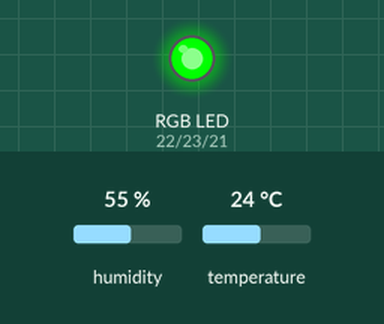
This sketch was run on a simulated ESP32. On the bench: an RGB LED mixed from three pins (HIGH = lit). Inputs (shaded band) come from the test bench; at power-on: temperature 24 °C, humidity 55 %. Dim RGB values are drawn brighter than linear; WiFi joins after 1.5 s; servers stay silent unless stated; no MQTT or app messages arrive unless stated; what the sketch prints to the serial monitor is not drawn.

Above: at 2.7 s.
2.8 s: temperature set to 27 °C
At 12.4 s:
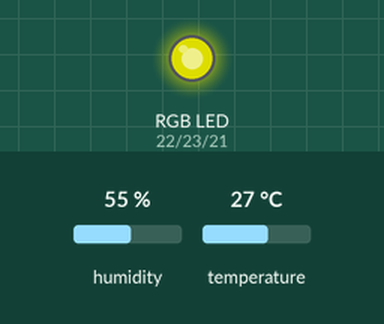
13.1 s: temperature set to 12 °C
At 22.1 s:
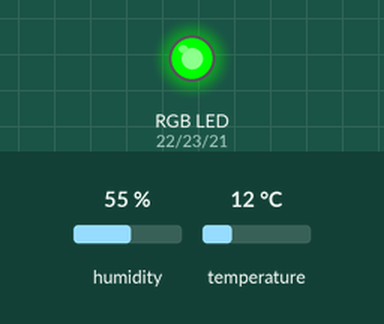
23.1 s: temperature set to 33 °C
At 33.1 s:
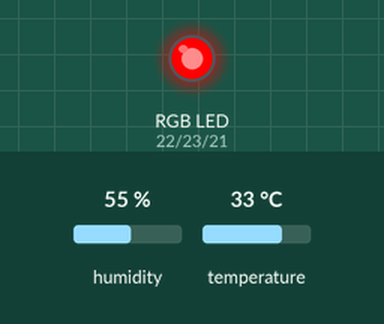
43.1 s: temperature set to 31 °C
52.9 s: temperature set to 28 °C
At 62.3 s:
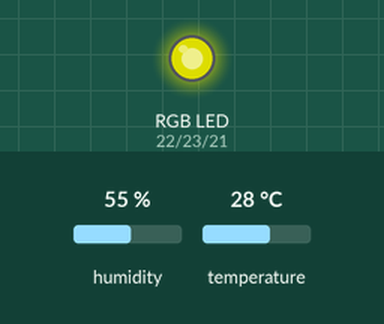
Timing chart, 0 to 63.8 s (numbered marks = the images above; inputs shaded):
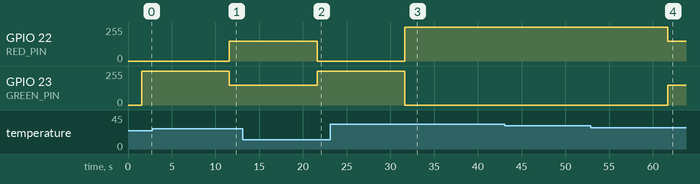

The sketch:

esp32Workshop.ino
```cpp
#include <WiFi.h>
#include <DHT.h>
#include <ArduinoJson.h>
#include <PubSubClient.h>  // Include the PubSubClient library for MQTT

// --------------------------------------------------------------------------------------------
//        UPDATE CONFIGURATION TO MATCH YOUR ENVIRONMENT
// --------------------------------------------------------------------------------------------

// GPIO pins for devices
#define RED_PIN 22       // GPIO pin connected to the Red channel of the RGB LED
#define GREEN_PIN 23     // GPIO pin connected to the Green channel of the RGB LED
#define BLUE_PIN 21      // GPIO pin connected to the Blue channel of the RGB LED
#define DHT_PIN 4        // GPIO pin the data line of the DHT sensor is connected to

// DHT sensor configuration
#define DHTTYPE DHT11

// Temperature thresholds
#define ALARM_COLD 0.0
#define ALARM_HOT 30.0
#define WARN_COLD 10.0
#define WARN_HOT 25.0

// WiFi credentials
char ssid[] = "Redmi Note 13 Prof";  // Network SSID (name)
char pass[] = "password123";         // Network password

// MQTT connection details
#define MQTT_HOST "192.168.251.131"   // IP address of your Mosquitto server
#define MQTT_PORT 1883                // Default port for MQTT
#define MQTT_DEVICEID "esp32_888"     // Unique identifier for the ESP32
#define MQTT_USER ""                  // Leave blank for no authentication
#define MQTT_TOKEN ""                 // Leave blank for no authentication

// MQTT topics
#define MQTT_TOPIC "esp32_888/evt/status/fmt/json"        // Topic to publish status updates
#define MQTT_TOPIC_DISPLAY "esp32_888/cmd/display/fmt/json" // Topic to subscribe for commands

// --------------------------------------------------------------------------------------------
//        SHOULD NOT NEED TO CHANGE ANYTHING BELOW THIS LINE
// --------------------------------------------------------------------------------------------
DHT dht(DHT_PIN, DHTTYPE);

// MQTT client setup
WiFiClient wifiClient;
PubSubClient mqttClient(wifiClient);

// Variables to hold sensor data
StaticJsonDocument<200> jsonDoc;   // Increased JSON document size to accommodate additional data
static char msg[200];              // Adjusted size to fit JSON payload

float h = 0.0; // Humidity
float t = 0.0; // Temperature

// Callback function for incoming MQTT messages
void callback(char* topic, byte* payload, unsigned int length) {
  payload[length] = '\0'; // Null-terminate the payload
  String message = String((char*)payload);

  // Parse JSON command
  StaticJsonDocument<100> jsonCommand;
  DeserializationError error = deserializeJson(jsonCommand, message);
  if (error) {
    Serial.print("deserializeJson() failed: ");
    Serial.println(error.c_str());
    return;
  }

  // Process command
  String command = jsonCommand["command"];
  String value = jsonCommand["value"];

  if (command == "set_led") {
    if (value == "red") {
      analogWrite(RED_PIN, 255);
      analogWrite(GREEN_PIN, 0);
      analogWrite(BLUE_PIN, 0);
    } else if (value == "green") {
      analogWrite(RED_PIN, 0);
      analogWrite(GREEN_PIN, 255);
      analogWrite(BLUE_PIN, 0);
    } else if (value == "blue") {
      analogWrite(RED_PIN, 0);
      analogWrite(GREEN_PIN, 0);
      analogWrite(BLUE_PIN, 255);
    }
  }
}

void setup() {
  // Start serial console
  Serial.begin(115200);
  Serial.println();
  Serial.println("ESP32 Sensor Application");

  // Connect to WiFi
  WiFi.mode(WIFI_STA);
  WiFi.begin(ssid, pass);
  while (WiFi.status() != WL_CONNECTED) {
    delay(500);
    Serial.print(".");
  }
  Serial.println("");
  Serial.println("WiFi Connected");

  // Initialize DHT sensor
  dht.begin();

  // Set RGB LED pins as outputs
  pinMode(RED_PIN, OUTPUT);
  pinMode(GREEN_PIN, OUTPUT);
  pinMode(BLUE_PIN, OUTPUT);

  // Setup MQTT
  mqttClient.setServer(MQTT_HOST, MQTT_PORT);
  mqttClient.setCallback(callback);

  // Attempt to connect to MQTT
  connectToMQTT();
}

// Function to connect to the MQTT broker
void connectToMQTT() {
  while (!mqttClient.connected()) {
    Serial.print("Attempting MQTT connection...");
    if (mqttClient.connect(MQTT_DEVICEID, MQTT_USER, MQTT_TOKEN)) {
      Serial.println("connected");
      mqttClient.subscribe(MQTT_TOPIC_DISPLAY); // Subscribe to the command topic
    } else {
      Serial.print("Failed, rc=");
      Serial.print(mqttClient.state());
      Serial.println(" trying again in 5 seconds");
      delay(5000);  // Retry every 5 seconds
    }
  }
}

// Function to set RGB LED color based on temperature thresholds
void setLEDColor(float temperature) {
  unsigned char r, g, b;
  b = (temperature < ALARM_COLD) ? 255 : ((temperature < WARN_COLD) ? 150 : 0);
  r = (temperature >= ALARM_HOT) ? 255 : ((temperature > WARN_HOT) ? 150 : 0);
  g = (temperature > ALARM_COLD) ? ((temperature <= WARN_HOT) ? 255 : ((temperature < ALARM_HOT) ? 150 : 0)) : 0;

  analogWrite(RED_PIN, r);
  analogWrite(GREEN_PIN, g);
  analogWrite(BLUE_PIN, b);
}

void loop() {
  // Maintain the MQTT connection
  if (!mqttClient.connected()) {
    connectToMQTT();
  }
  mqttClient.loop();

  // Read sensor data
  h = dht.readHumidity();
  t = dht.readTemperature();

  if (isnan(h) || isnan(t)) {
    Serial.println("Failed to read from DHT sensor!");
  } else {
    setLEDColor(t);

    // Populate JSON payload
    jsonDoc.clear();
    jsonDoc["device_id"] = MQTT_DEVICEID;
    jsonDoc["temperature"] = t;
    jsonDoc["humidity"] = h;
    jsonDoc["status"] = (t >= WARN_HOT) ? "warning" : "normal";

    serializeJson(jsonDoc, msg);
    Serial.println(msg); // Print JSON data to Serial Monitor

    // Publish JSON payload to MQTT topic
    if (!mqttClient.publish(MQTT_TOPIC, msg)) {
      Serial.println("MQTT Publish failed");
    }
  }

  delay(10000); // Delay between readings
}
```

Measured:
- the behaviour switches between 25 and 26 °C on temperature (found by bisection; images 0 and 1)
- the behaviour switches between 30 and 29 °C on temperature (found by bisection; images 3 and 4)
- after the input at 2.8 s, GPIO 22 (RED_PIN): 0/255 → 150/255 after 8.8 s; GPIO 23 (GREEN_PIN): 255/255 → 150/255 after 8.8 s
- after the input at 13.1 s, GPIO 22 (RED_PIN): 150/255 → 0/255 after 8.5 s; GPIO 23 (GREEN_PIN): 150/255 → 255/255 after 8.5 s
- after the input at 23.1 s, GPIO 22 (RED_PIN): 0/255 → 255/255 after 8.6 s; GPIO 23 (GREEN_PIN): 255/255 → 0/255 after 8.6 s
- after the input at 43.1 s, every drawn part: stays the same
- after the input at 52.9 s, GPIO 22 (RED_PIN): 255/255 → 150/255 after 8.8 s; GPIO 23 (GREEN_PIN): 0/255 → 150/255 after 8.8 s
